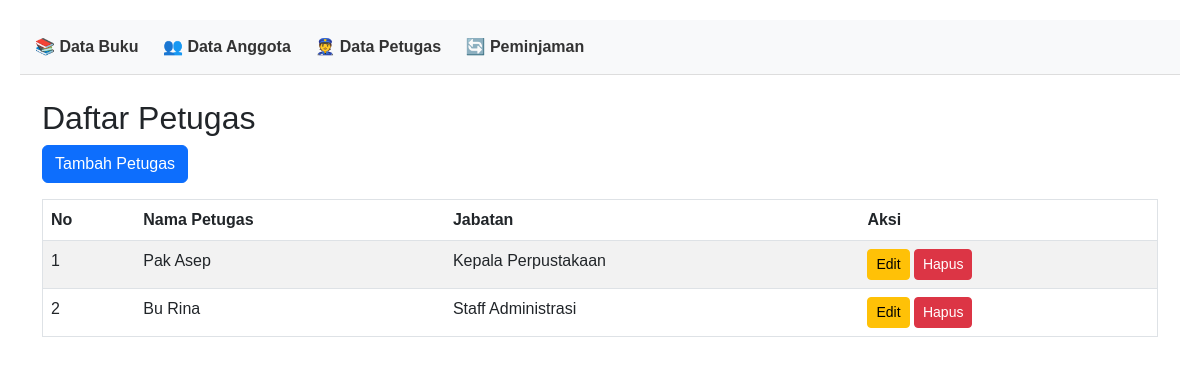
Page /index.php?entity=petugas on the committed database.
### tables this page shows
CREATE TABLE `petugas` (
  `id` int(11) NOT NULL,
  `nama_petugas` varchar(100) NOT NULL,
  `jabatan` varchar(50) NOT NULL
);

### models/Petugas.php (called while the page is built, shortened)
<?php
require_once 'config/Database.php';
class Petugas
{
    private $conn;
    private $table = 'petugas';
    public function __construct()
    {
        $database = new Database();
        $this->conn = $database->getConnection();
    }
    public function getAll()
    {
        $query = "SELECT * FROM " . $this->table;
        $stmt = $this->conn->prepare($query);
        $stmt->execute();
        return $stmt->fetchAll(PDO::FETCH_ASSOC);
    }
}

### config/Database.php (called while the page is built, shortened)
<?php
class Database
{
    private $host = "localhost";
    private $database = "perpustakaan";
    private $username = "root";
    private $password = "";
    public function getConnection()
    {
        $this->conn = null;
        try {
            $this->conn = new PDO("mysql:host=" . $this->host . ";dbname=" . $this->database, $this->username, $this->password);
            $this->conn->setAttribute(PDO::ATTR_ERRMODE, PDO::ERRMODE_EXCEPTION);
        } catch (PDOException $exception) {
            echo "Connection error: " . $exception->getMessage();
        }
        return $this->conn;
    }
}

### viewmodels/PetugasViewModel.php (called while the page is built, shortened)
<?php
require_once 'models/Petugas.php';
class PetugasViewModel
{
    private $petugasModel;
    public function __construct()
    {
        $this->petugasModel = new Petugas();
    }
    public function getPetugasList()
    {
        return $this->petugasModel->getAll();
    }
}

### views/petugas_list.php (the view)
<?php
require_once 'views/template/header.php';
?>
<div class="container">
    <h2 class="mt-4">Daftar Petugas</h2>
    <a href="index.php?entity=petugas&action=add" class="btn btn-primary mb-3">Tambah Petugas</a>
    <table class="w-full border table table-striped">
        <thead>
            <tr>
                <th>No</th>
                <th>Nama Petugas</th>
                <th>Jabatan</th>
                <th>Aksi</th>
            </tr>
        </thead>
        <tbody>
            <?php $no = 1; foreach ($petugasList as $petugas): ?>
                <tr>
                    <td><?php echo $no++; ?></td>
                    <td><?php echo htmlspecialchars($petugas['nama_petugas']); ?></td>
                    <td><?php echo htmlspecialchars($petugas['jabatan']); ?></td>
                    <td>
                        <a href="index.php?entity=petugas&action=edit&id=<?php echo $petugas['id']; ?>" class="btn btn-warning btn-sm">Edit</a>
                        <a href="index.php?entity=petugas&action=delete&id=<?php echo $petugas['id']; ?>" class="btn btn-danger btn-sm" onclick="return confirm('Yakin ingin menghapus petugas ini?');">Hapus</a>
                    </td>
                </tr>
            <?php endforeach; ?>
        </tbody>
    </table>
</div>
<?php
require_once 'views/template/footer.php';
?>

### views/template/header.php (style rules this page uses)
body { padding: 20px; font-family: sans-serif; }

### rows in the picture
petugas: nama_petugas "Pak Asep", jabatan "Kepala Perpustakaan"
petugas: nama_petugas "Bu Rina", jabatan "Staff Administrasi"
